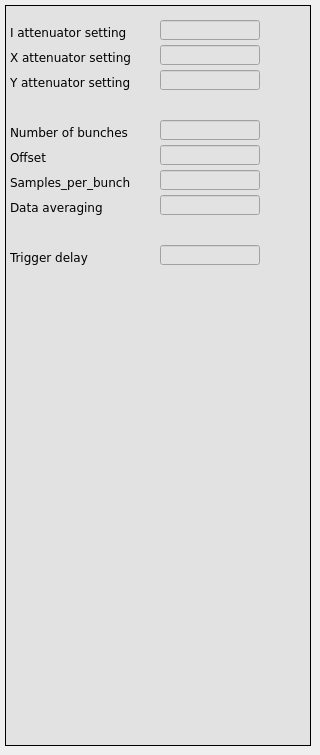
    <widget class="QWidget" name="dsp">
     <attribute name="title">
      <string>DSP</string>
     </attribute>
     <widget class="caFrame" name="caframe_2">
      <property name="geometry">
       <rect>
        <x>5</x>
        <y>5</y>
        <width>306</width>
        <height>741</height>
       </rect>
      </property>
      <property name="styleSheet">
       <string notr="true">background-color: rgb(226, 226, 226);</string>
      </property>
      <property name="frameShape">
       <enum>QFrame::Box</enum>
      </property>
      <widget class="caTextEntry" name="catextentry_4">
       <property name="geometry">
        <rect>
         <x>155</x>
         <y>165</y>
         <width>100</width>
         <height>20</height>
        </rect>
       </property>
       <property name="font">
        <font>
         <family>DejaVu Sans</family>
         <pointsize>9</pointsize>
         <stylestrategy>PreferDefault</stylestrategy>
        </font>
       </property>
       <property name="alignment">
        <set>Qt::AlignRight|Qt::AlignTrailing|Qt::AlignVCenter</set>
       </property>
       <property name="channel" stdset="0">
        <string notr="true">$(DEVICE):dsp:samples_per_bunch</string>
       </property>
       <property name="background">
        <color>
         <red>255</red>
         <green>255</green>
         <blue>127</blue>
        </color>
       </property>
       <property name="colorMode">
        <enum>caLineEdit::Static</enum>
       </property>
       <property name="limitsMode">
        <enum>caLineEdit::User</enum>
       </property>
       <property name="maxValue">
        <double>2047.000000000000000</double>
       </property>
       <property name="minValue">
        <double>8.000000000000000</double>
       </property>
      </widget>
      <widget class="QLabel" name="label_5">
       <property name="geometry">
        <rect>
         <x>5</x>
         <y>240</y>
         <width>141</width>
         <height>25</height>
        </rect>
       </property>
       <property name="font">
        <font>
         <family>DejaVu Sans</family>
        </font>
       </property>
       <property name="text">
        <string>Trigger delay</string>
       </property>
      </widget>
      <widget class="caTextEntry" name="catextentry_9">
       <property name="geometry">
        <rect>
         <x>155</x>
         <y>190</y>
         <width>100</width>
         <height>20</height>
        </rect>
       </property>
       <property name="font">
        <font>
         <family>DejaVu Sans</family>
         <pointsize>9</pointsize>
         <stylestrategy>PreferDefault</stylestrategy>
        </font>
       </property>
       <property name="alignment">
        <set>Qt::AlignRight|Qt::AlignTrailing|Qt::AlignVCenter</set>
       </property>
       <property name="channel" stdset="0">
        <string notr="true">$(DEVICE):dsp:data_averaging</string>
       </property>
       <property name="background">
        <color>
         <red>255</red>
         <green>255</green>
         <blue>127</blue>
        </color>
       </property>
       <property name="colorMode">
        <enum>caLineEdit::Static</enum>
       </property>
       <property name="limitsMode">
        <enum>caLineEdit::User</enum>
       </property>
       <property name="maxValue">
        <double>2047.000000000000000</double>
       </property>
       <property name="minValue">
        <double>8.000000000000000</double>
       </property>
      </widget>
      <widget class="QLabel" name="label_3">
       <property name="geometry">
        <rect>
         <x>5</x>
         <y>115</y>
         <width>136</width>
         <height>25</height>
        </rect>
       </property>
       <property name="font">
        <font>
         <family>DejaVu Sans</family>
        </font>
       </property>
       <property name="text">
        <string>Number of bunches</string>
       </property>
      </widget>
      <widget class="caTextEntry" name="catextentry_3">
       <property name="geometry">
        <rect>
         <x>155</x>
         <y>240</y>
         <width>100</width>
         <height>20</height>
        </rect>
       </property>
       <property name="font">
        <font>
         <family>DejaVu Sans</family>
         <pointsize>9</pointsize>
         <stylestrategy>PreferDefault</stylestrategy>
        </font>
       </property>
       <property name="alignment">
        <set>Qt::AlignRight|Qt::AlignTrailing|Qt::AlignVCenter</set>
       </property>
       <property name="channel" stdset="0">
        <string notr="true">$(DEVICE):dsp:trigger_delay</string>
       </property>
       <property name="background">
        <color>
         <red>255</red>
         <green>255</green>
         <blue>127</blue>
        </color>
       </property>
       <property name="colorMode">
        <enum>caLineEdit::Static</enum>
       </property>
       <property name="limitsMode">
        <enum>caLineEdit::User</enum>
       </property>
       <property name="maxValue">
        <double>2047.000000000000000</double>
       </property>
       <property name="minValue">
        <double>8.000000000000000</double>
       </property>
      </widget>
      <widget class="caTextEntry" name="catextentry">
       <property name="geometry">
        <rect>
         <x>155</x>
         <y>115</y>
         <width>100</width>
         <height>20</height>
        </rect>
       </property>
       <property name="font">
        <font>
         <family>DejaVu Sans</family>
         <pointsize>9</pointsize>
         <stylestrategy>PreferDefault</stylestrategy>
        </font>
       </property>
       <property name="alignment">
        <set>Qt::AlignRight|Qt::AlignTrailing|Qt::AlignVCenter</set>
       </property>
       <property name="channel" stdset="0">
        <string notr="true">$(DEVICE):dsp:num_of_bunches</string>
       </property>
       <property name="background">
        <color>
         <red>255</red>
         <green>255</green>
         <blue>127</blue>
        </color>
       </property>
       <property name="colorMode">
        <enum>caLineEdit::Static</enum>
       </property>
      </widget>
      <widget class="caTextEntry" name="catextentry_2">
       <property name="geometry">
        <rect>
         <x>155</x>
         <y>140</y>
         <width>100</width>
         <height>20</height>
        </rect>
       </property>
       <property name="font">
        <font>
         <family>DejaVu Sans</family>
         <pointsize>9</pointsize>
         <stylestrategy>PreferDefault</stylestrategy>
        </font>
       </property>
       <property name="alignment">
        <set>Qt::AlignRight|Qt::AlignTrailing|Qt::AlignVCenter</set>
       </property>
       <property name="channel" stdset="0">
        <string notr="true">$(DEVICE):dsp:offset</string>
       </property>
       <property name="background">
        <color>
         <red>255</red>
         <green>255</green>
         <blue>127</blue>
        </color>
       </property>
       <property name="colorMode">
        <enum>caLineEdit::Static</enum>
       </property>
       <property name="limitsMode">
        <enum>caLineEdit::User</enum>
       </property>
       <property name="maxValue">
        <double>15.000000000000000</double>
       </property>
      </widget>
      <widget class="QLabel" name="label_11">
       <property name="geometry">
        <rect>
         <x>5</x>
         <y>190</y>
         <width>136</width>
         <height>25</height>
        </rect>
       </property>
       <property name="font">
        <font>
         <family>DejaVu Sans</family>
        </font>
       </property>
       <property name="text">
        <string>Data averaging</string>
       </property>
      </widget>
      <widget class="QLabel" name="label_4">
       <property name="geometry">
        <rect>
         <x>5</x>
         <y>140</y>
         <width>146</width>
         <height>25</height>
        </rect>
       </property>
       <property name="font">
        <font>
         <family>DejaVu Sans</family>
        </font>
       </property>
       <property name="text">
        <string>Offset</string>
       </property>
      </widget>
      <widget class="QLabel" name="label_6">
       <property name="geometry">
        <rect>
         <x>5</x>
         <y>165</y>
         <width>141</width>
         <height>25</height>
        </rect>
       </property>
       <property name="font">
        <font>
         <family>DejaVu Sans</family>
        </font>
       </property>
       <property name="text">
        <string>Samples_per_bunch</string>
       </property>
      </widget>
      <widget class="QLabel" name="label_13">
       <property name="geometry">
        <rect>
         <x>5</x>
         <y>15</y>
         <width>141</width>
         <height>25</height>
        </rect>
       </property>
       <property name="font">
        <font>
         <family>DejaVu Sans</family>
        </font>
       </property>
       <property name="text">
        <string>I attenuator setting</string>
       </property>
      </widget>
      <widget class="caTextEntry" name="catextentry_11">
       <property name="geometry">
        <rect>
         <x>155</x>
         <y>15</y>
         <width>100</width>
         <height>20</height>
        </rect>
       </property>
       <property name="font">
        <font>
         <family>DejaVu Sans</family>
         <pointsize>9</pointsize>
         <stylestrategy>PreferDefault</stylestrategy>
        </font>
       </property>
       <property name="alignment">
        <set>Qt::AlignRight|Qt::AlignTrailing|Qt::AlignVCenter</set>
       </property>
       <property name="channel" stdset="0">
        <string notr="true">$(DEVICE):att:I</string>
       </property>
       <property name="background">
        <color>
         <red>255</red>
         <green>255</green>
         <blue>127</blue>
        </color>
       </property>
       <property name="colorMode">
        <enum>caLineEdit::Static</enum>
       </property>
      </widget>
      <widget class="caTextEntry" name="catextentry_12">
       <property name="geometry">
        <rect>
         <x>155</x>
         <y>40</y>
         <width>100</width>
         <height>20</height>
        </rect>
       </property>
       <property name="font">
        <font>
         <family>DejaVu Sans</family>
         <pointsize>9</pointsize>
         <stylestrategy>PreferDefault</stylestrategy>
        </font>
       </property>
       <property name="alignment">
        <set>Qt::AlignRight|Qt::AlignTrailing|Qt::AlignVCenter</set>
       </property>
       <property name="channel" stdset="0">
        <string notr="true">$(DEVICE):att:X</string>
       </property>
       <property name="background">
        <color>
         <red>255</red>
         <green>255</green>
         <blue>127</blue>
        </color>
       </property>
       <property name="colorMode">
        <enum>caLineEdit::Static</enum>
       </property>
      </widget>
      <widget class="QLabel" name="label_14">
       <property name="geometry">
        <rect>
         <x>5</x>
         <y>40</y>
         <width>141</width>
         <height>25</height>
        </rect>
       </property>
       <property name="font">
        <font>
         <family>DejaVu Sans</family>
        </font>
       </property>
       <property name="text">
        <string>X attenuator setting</string>
       </property>
      </widget>
      <widget class="caTextEntry" name="catextentry_13">
       <property name="geometry">
        <rect>
         <x>155</x>
         <y>65</y>
         <width>100</width>
         <height>20</height>
        </rect>
       </property>
       <property name="font">
        <font>
         <family>DejaVu Sans</family>
         <pointsize>9</pointsize>
         <stylestrategy>PreferDefault</stylestrategy>
        </font>
       </property>
       <property name="alignment">
        <set>Qt::AlignRight|Qt::AlignTrailing|Qt::AlignVCenter</set>
       </property>
       <property name="channel" stdset="0">
        <string notr="true">$(DEVICE):att:Y</string>
       </property>
       <property name="background">
        <color>
         <red>255</red>
         <green>255</green>
         <blue>127</blue>
        </color>
       </property>
       <property name="colorMode">
        <enum>caLineEdit::Static</enum>
       </property>
      </widget>
      <widget class="QLabel" name="label_16">
       <property name="geometry">
        <rect>
         <x>5</x>
         <y>65</y>
         <width>141</width>
         <height>25</height>
        </rect>
       </property>
       <property name="font">
        <font>
         <family>DejaVu Sans</family>
        </font>
       </property>
       <property name="text">
        <string>Y attenuator setting</string>
       </property>
      </widget>
     </widget>
    </widget>
